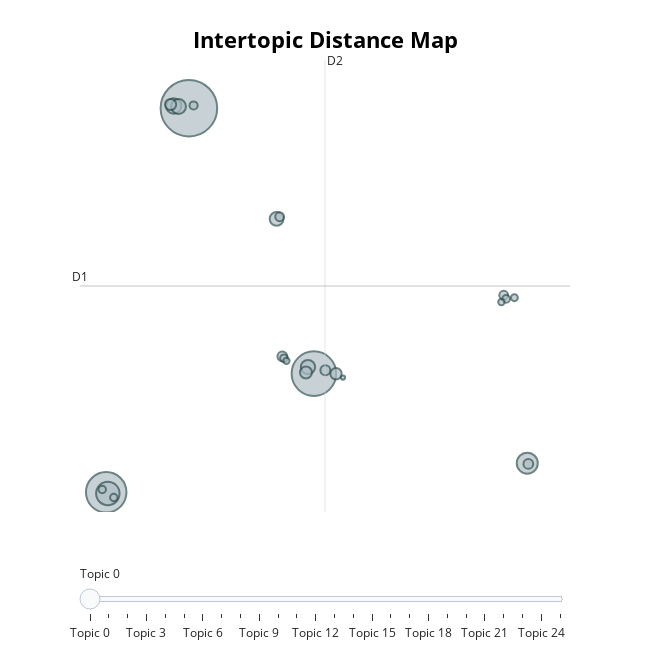

Notebook cell for this chart:
### Code cell
topic_model_content.visualize_topics()

### Figure 1 — Plotly figure (JSON) as saved in the notebook; plotly's stock layout.template omitted (floating-point values rounded to 4 significant figures)
{"data": [{"customdata": [[0, "Tech Stocks Analysis and Market Trends", 871], [1, "Market News and Earnings Highlights", 541], [2, "NVIDIA's Growth Prospects and Financial Performance", 446], [3, "NVIDIA stock trading performance on NASDAQ exchange", 149], [4, "Emerging Trends in Self-Driving Vehicle Technology", 120], [5, "Economic Analysis and Market Trends Summary", 64], [6, "U.S. stock market performance and trends analysis", 60], [7, "Earnings Growth Trends and Estimates Analysis by Zacks", 56], [8, "U.S.-China Trade Tensions, Huawei Blacklisting, Semiconductor Companies, Tariffs, Market Impact", 52], [9, "Facebook's initiatives for user safety and growth, developments in the social media landscape", 39], [10, "AMD's Radeon GPUs Revolutionizing the Gaming and Datacenter Markets", 35], [11, "Bitcoin and Ethereum in the Digital Currency Market", 34], [12, "Technology Earnings Highlights and Emerging Trends in Gaming Industry", 27], [13, "The Growing Influence of Artificial Intelligence in Robotics and Technology", 26], [14, "Pure Storage Inc - Recent Earnings and Growth Outlook", 26], [15, "Cadence Design Systems Quarterly Financial Performance and Outlook", 21], [16, "Qualcomm fined by European Commission for antitrust practices and abuse of market power", 21], [17, "Tesla's Innovation and Future Prospects", 18], [18, "Financial Offerings and Cash Positions of Pure Storage Inc and Texas Instruments Incorporated", 16], [19, "NetApp Inc fiscal quarter performance and cloud solutions", 16], [20, "SoftBank's Vision Fund and Investment Strategies", 15], [21, "Impact of Coronavirus Outbreak on Global Companies and Economy", 15], [22, "Amazon's Expansion and Technology Influence", 13], [23, "Google vs Oracle fair use case and Alphabet's efforts to combat piracy, Microsoft Worldwide Partner Conference highlights, Facebook's potential partnership with ESPN and others, Intel's strategic board addition, Seagate's preliminary results and job cuts.", 11], [24, "Dividend Growth Stocks for Secure Retirement", 11], [25, "Marvell Technology Group's Strong Performance in SSD and Ethernet Markets", 5]], "hovertemplate": "<b>Topic %{customdata[0]}</b><br>%{customdata[1]}<br>Size: %{customdata[2]}", "legendgroup": "", "marker": {"color": "#B0BEC5", "size": [871, 541, 446, 149, 120, 64, 60, 56, 52, 39, 35, 34, 27, 26, 26, 21, 21, 18, 16, 16, 15, 15, 13, 11, 11, 5], "sizemode": "area", "sizeref": 0.5444, "symbol": "circle", "line": {"color": "DarkSlateGrey", "width": 2}}, "mode": "markers", "name": "", "orientation": "v", "showlegend": false, "x": [-2.889, 2.971, -6.766, -6.69, 12.97, -3.603, -3.375, 2.693, 1.222, 2.599, 4.007, -3.747, 3.508, 13.02, 1.49, 11.87, 1.365, -2.669, 1.568, 11.98, -6.411, -6.952, 12.37, 11.76, 1.684, 4.334], "xaxis": "x", "y": [19.77, 1.845, -6.168, -6.246, -4.204, 19.92, 19.88, 2.287, 12.3, 1.924, 1.835, 20.02, 2.075, -4.254, 3.011, 7.139, 12.44, 19.95, 2.884, 6.887, -6.521, -5.981, 6.972, 6.675, 2.706, 1.575], "yaxis": "y", "type": "scatter"}], "layout": {"xaxis": {"anchor": "y", "domain": [0.0, 1.0], "title": {"text": ""}, "visible": false, "range": [-7.995, 14.98]}, "yaxis": {"anchor": "x", "domain": [0.0, 1.0], "title": {"text": ""}, "visible": false, "range": [-7.499, 23.02]}, "legend": {"tracegroupgap": 0, "itemsizing": "constant"}, "margin": {"t": 60}, "title": {"font": {"size": 22, "color": "Black"}, "text": "<b>Intertopic Distance Map</b>", "y": 0.95, "x": 0.5, "xanchor": "center", "yanchor": "top"}, "hoverlabel": {"font": {"size": 16, "family": "Rockwell"}, "bgcolor": "white"}, "width": 650, "height": 650, "sliders": [{"active": 0, "pad": {"t": 50}, "steps": [{"args": [{"marker.color": [["red", "#B0BEC5", "#B0BEC5", "#B0BEC5", "#B0BEC5", "#B0BEC5", "#B0BEC5", "#B0BEC5", "#B0BEC5", "#B0BEC5", "#B0BEC5", "#B0BEC5", "#B0BEC5", "#B0BEC5", "#B0BEC5", "#B0BEC5", "#B0BEC5", "#B0BEC5", "#B0BEC5", "#B0BEC5", "#B0BEC5", "#B0BEC5", "#B0BEC5", "#B0BEC5", "#B0BEC5", "#B0BEC5"]]}], "label": "Topic 0", "method": "update"}, {"args": [{"marker.color": [["#B0BEC5", "red", "#B0BEC5", "#B0BEC5", "#B0BEC5", "#B0BEC5", "#B0BEC5", "#B0BEC5", "#B0BEC5", "#B0BEC5", "#B0BEC5", "#B0BEC5", "#B0BEC5", "#B0BEC5", "#B0BEC5", "#B0BEC5", "#B0BEC5", "#B0BEC5", "#B0BEC5", "#B0BEC5", "#B0BEC5", "#B0BEC5", "#B0BEC5", "#B0BEC5", "#B0BEC5", "#B0BEC5"]]}], "label": "Topic 1", "method": "update"}, {"args": [{"marker.color": [["#B0BEC5", "#B0BEC5", "red", "#B0BEC5", "#B0BEC5", "#B0BEC5", "#B0BEC5", "#B0BEC5", "#B0BEC5", "#B0BEC5", "#B0BEC5", "#B0BEC5", "#B0BEC5", "#B0BEC5", "#B0BEC5", "#B0BEC5", "#B0BEC5", "#B0BEC5", "#B0BEC5", "#B0BEC5", "#B0BEC5", "#B0BEC5", "#B0BEC5", "#B0BEC5", "#B0BEC5", "#B0BEC5"]]}], "label": "Topic 2", "method": "update"}, {"args": [{"marker.color": [["#B0BEC5", "#B0BEC5", "#B0BEC5", "red", "#B0BEC5", "#B0BEC5", "#B0BEC5", "#B0BEC5", "#B0BEC5", "#B0BEC5", "#B0BEC5", "#B0BEC5", "#B0BEC5", "#B0BEC5", "#B0BEC5", "#B0BEC5", "#B0BEC5", "#B0BEC5", "#B0BEC5", "#B0BEC5", "#B0BEC5", "#B0BEC5", "#B0BEC5", "#B0BEC5", "#B0BEC5", "#B0BEC5"]]}], "label": "Topic 3", "method": "update"}, {"args": [{"marker.color": [["#B0BEC5", "#B0BEC5", "#B0BEC5", "#B0BEC5", "red", "#B0BEC5", "#B0BEC5", "#B0BEC5", "#B0BEC5", "#B0BEC5", "#B0BEC5", "#B0BEC5", "#B0BEC5", "#B0BEC5", "#B0BEC5", "#B0BEC5", "#B0BEC5", "#B0BEC5", "#B0BEC5", "#B0BEC5", "#B0BEC5", "#B0BEC5", "#B0BEC5", "#B0BEC5", "#B0BEC5", "#B0BEC5"]]}], "label": "Topic 4", "method": "update"}, {"args": [{"marker.color": [["#B0BEC5", "#B0BEC5", "#B0BEC5", "#B0BEC5", "#B0BEC5", "red", "#B0BEC5", "#B0BEC5", "#B0BEC5", "#B0BEC5", "#B0BEC5", "#B0BEC5", "#B0BEC5", "#B0BEC5", "#B0BEC5", "#B0BEC5", "#B0BEC5", "#B0BEC5", "#B0BEC5", "#B0BEC5", "#B0BEC5", "#B0BEC5", "#B0BEC5", "#B0BEC5", "#B0BEC5", "#B0BEC5"]]}], "label": "Topic 5", "method": "update"}, {"args": [{"marker.color": [["#B0BEC5", "#B0BEC5", "#B0BEC5", "#B0BEC5", "#B0BEC5", "#B0BEC5", "red", "#B0BEC5", "#B0BEC5", "#B0BEC5", "#B0BEC5", "#B0BEC5", "#B0BEC5", "#B0BEC5", "#B0BEC5", "#B0BEC5", "#B0BEC5", "#B0BEC5", "#B0BEC5", "#B0BEC5", "#B0BEC5", "#B0BEC5", "#B0BEC5", "#B0BEC5", "#B0BEC5", "#B0BEC5"]]}], "label": "Topic 6", "method": "update"}, {"args": [{"marker.color": [["#B0BEC5", "#B0BEC5", "#B0BEC5", "#B0BEC5", "#B0BEC5", "#B0BEC5", "#B0BEC5", "red", "#B0BEC5", "#B0BEC5", "#B0BEC5", "#B0BEC5", "#B0BEC5", "#B0BEC5", "#B0BEC5", "#B0BEC5", "#B0BEC5", "#B0BEC5", "#B0BEC5", "#B0BEC5", "#B0BEC5", "#B0BEC5", "#B0BEC5", "#B0BEC5", "#B0BEC5", "#B0BEC5"]]}], "label": "Topic 7", "method": "update"}, {"args": [{"marker.color": [["#B0BEC5", "#B0BEC5", "#B0BEC5", "#B0BEC5", "#B0BEC5", "#B0BEC5", "#B0BEC5", "#B0BEC5", "red", "#B0BEC5", "#B0BEC5", "#B0BEC5", "#B0BEC5", "#B0BEC5", "#B0BEC5", "#B0BEC5", "#B0BEC5", "#B0BEC5", "#B0BEC5", "#B0BEC5", "#B0BEC5", "#B0BEC5", "#B0BEC5", "#B0BEC5", "#B0BEC5", "#B0BEC5"]]}], "label": "Topic 8", "method": "update"}, {"args": [{"marker.color": [["#B0BEC5", "#B0BEC5", "#B0BEC5", "#B0BEC5", "#B0BEC5", "#B0BEC5", "#B0BEC5", "#B0BEC5", "#B0BEC5", "red", "#B0BEC5", "#B0BEC5", "#B0BEC5", "#B0BEC5", "#B0BEC5", "#B0BEC5", "#B0BEC5", "#B0BEC5", "#B0BEC5", "#B0BEC5", "#B0BEC5", "#B0BEC5", "#B0BEC5", "#B0BEC5", "#B0BEC5", "#B0BEC5"]]}], "label": "Topic 9", "method": "update"}, {"args": [{"marker.color": [["#B0BEC5", "#B0BEC5", "#B0BEC5", "#B0BEC5", "#B0BEC5", "#B0BEC5", "#B0BEC5", "#B0BEC5", "#B0BEC5", "#B0BEC5", "red", "#B0BEC5", "#B0BEC5", "#B0BEC5", "#B0BEC5", "#B0BEC5", "#B0BEC5", "#B0BEC5", "#B0BEC5", "#B0BEC5", "#B0BEC5", "#B0BEC5", "#B0BEC5", "#B0BEC5", "#B0BEC5", "#B0BEC5"]]}], "label": "Topic 10", "method": "update"}, {"args": [{"marker.color": [["#B0BEC5", "#B0BEC5", "#B0BEC5", "#B0BEC5", "#B0BEC5", "#B0BEC5", "#B0BEC5", "#B0BEC5", "#B0BEC5", "#B0BEC5", "#B0BEC5", "red", "#B0BEC5", "#B0BEC5", "#B0BEC5", "#B0BEC5", "#B0BEC5", "#B0BEC5", "#B0BEC5", "#B0BEC5", "#B0BEC5", "#B0BEC5", "#B0BEC5", "#B0BEC5", "#B0BEC5", "#B0BEC5"]]}], "label": "Topic 11", "method": "update"}, {"args": [{"marker.color": [["#B0BEC5", "#B0BEC5", "#B0BEC5", "#B0BEC5", "#B0BEC5", "#B0BEC5", "#B0BEC5", "#B0BEC5", "#B0BEC5", "#B0BEC5", "#B0BEC5", "#B0BEC5", "red", "#B0BEC5", "#B0BEC5", "#B0BEC5", "#B0BEC5", "#B0BEC5", "#B0BEC5", "#B0BEC5", "#B0BEC5", "#B0BEC5", "#B0BEC5", "#B0BEC5", "#B0BEC5", "#B0BEC5"]]}], "label": "Topic 12", "method": "update"}, {"args": [{"marker.color": [["#B0BEC5", "#B0BEC5", "#B0BEC5", "#B0BEC5", "#B0BEC5", "#B0BEC5", "#B0BEC5", "#B0BEC5", "#B0BEC5", "#B0BEC5", "#B0BEC5", "#B0BEC5", "#B0BEC5", "red", "#B0BEC5", "#B0BEC5", "#B0BEC5", "#B0BEC5", "#B0BEC5", "#B0BEC5", "#B0BEC5", "#B0BEC5", "#B0BEC5", "#B0BEC5", "#B0BEC5", "#B0BEC5"]]}], "label": "Topic 13", "method": "update"}, {"args": [{"marker.color": [["#B0BEC5", "#B0BEC5", "#B0BEC5", "#B0BEC5", "#B0BEC5", "#B0BEC5", "#B0BEC5", "#B0BEC5", "#B0BEC5", "#B0BEC5", "#B0BEC5", "#B0BEC5", "#B0BEC5", "#B0BEC5", "red", "#B0BEC5", "#B0BEC5", "#B0BEC5", "#B0BEC5", "#B0BEC5", "#B0BEC5", "#B0BEC5", "#B0BEC5", "#B0BEC5", "#B0BEC5", "#B0BEC5"]]}], "label": "Topic 14", "method": "update"}, {"args": [{"marker.color": [["#B0BEC5", "#B0BEC5", "#B0BEC5", "#B0BEC5", "#B0BEC5", "#B0BEC5", "#B0BEC5", "#B0BEC5", "#B0BEC5", "#B0BEC5", "#B0BEC5", "#B0BEC5", "#B0BEC5", "#B0BEC5", "#B0BEC5", "red", "#B0BEC5", "#B0BEC5", "#B0BEC5", "#B0BEC5", "#B0BEC5", "#B0BEC5", "#B0BEC5", "#B0BEC5", "#B0BEC5", "#B0BEC5"]]}], "label": "Topic 15", "method": "update"}, {"args": [{"marker.color": [["#B0BEC5", "#B0BEC5", "#B0BEC5", "#B0BEC5", "#B0BEC5", "#B0BEC5", "#B0BEC5", "#B0BEC5", "#B0BEC5", "#B0BEC5", "#B0BEC5", "#B0BEC5", "#B0BEC5", "#B0BEC5", "#B0BEC5", "#B0BEC5", "red", "#B0BEC5", "#B0BEC5", "#B0BEC5", "#B0BEC5", "#B0BEC5", "#B0BEC5", "#B0BEC5", "#B0BEC5", "#B0BEC5"]]}], "label": "Topic 16", "method": "update"}, {"args": [{"marker.color": [["#B0BEC5", "#B0BEC5", "#B0BEC5", "#B0BEC5", "#B0BEC5", "#B0BEC5", "#B0BEC5", "#B0BEC5", "#B0BEC5", "#B0BEC5", "#B0BEC5", "#B0BEC5", "#B0BEC5", "#B0BEC5", "#B0BEC5", "#B0BEC5", "#B0BEC5", "red", "#B0BEC5", "#B0BEC5", "#B0BEC5", "#B0BEC5", "#B0BEC5", "#B0BEC5", "#B0BEC5", "#B0BEC5"]]}], "label": "Topic 17", "method": "update"}, {"args": [{"marker.color": [["#B0BEC5", "#B0BEC5", "#B0BEC5", "#B0BEC5", "#B0BEC5", "#B0BEC5", "#B0BEC5", "#B0BEC5", "#B0BEC5", "#B0BEC5", "#B0BEC5", "#B0BEC5", "#B0BEC5", "#B0BEC5", "#B0BEC5", "#B0BEC5", "#B0BEC5", "#B0BEC5", "red", "#B0BEC5", "#B0BEC5", "#B0BEC5", "#B0BEC5", "#B0BEC5", "#B0BEC5", "#B0BEC5"]]}], "label": "Topic 18", "method": "update"}, {"args": [{"marker.color": [["#B0BEC5", "#B0BEC5", "#B0BEC5", "#B0BEC5", "#B0BEC5", "#B0BEC5", "#B0BEC5", "#B0BEC5", "#B0BEC5", "#B0BEC5", "#B0BEC5", "#B0BEC5", "#B0BEC5", "#B0BEC5", "#B0BEC5", "#B0BEC5", "#B0BEC5", "#B0BEC5", "#B0BEC5", "red", "#B0BEC5", "#B0BEC5", "#B0BEC5", "#B0BEC5", "#B0BEC5", "#B0BEC5"]]}], "label": "Topic 19", "method": "update"}, {"args": [{"marker.color": [["#B0BEC5", "#B0BEC5", "#B0BEC5", "#B0BEC5", "#B0BEC5", "#B0BEC5", "#B0BEC5", "#B0BEC5", "#B0BEC5", "#B0BEC5", "#B0BEC5", "#B0BEC5", "#B0BEC5", "#B0BEC5", "#B0BEC5", "#B0BEC5", "#B0BEC5", "#B0BEC5", "#B0BEC5", "#B0BEC5", "red", "#B0BEC5", "#B0BEC5", "#B0BEC5", "#B0BEC5", "#B0BEC5"]]}], "label": "Topic 20", "method": "update"}, {"args": [{"marker.color": [["#B0BEC5", "#B0BEC5", "#B0BEC5", "#B0BEC5", "#B0BEC5", "#B0BEC5", "#B0BEC5", "#B0BEC5", "#B0BEC5", "#B0BEC5", "#B0BEC5", "#B0BEC5", "#B0BEC5", "#B0BEC5", "#B0BEC5", "#B0BEC5", "#B0BEC5", "#B0BEC5", "#B0BEC5", "#B0BEC5", "#B0BEC5", "red", "#B0BEC5", "#B0BEC5", "#B0BEC5", "#B0BEC5"]]}], "label": "Topic 21", "method": "update"}, {"args": [{"marker.color": [["#B0BEC5", "#B0BEC5", "#B0BEC5", "#B0BEC5", "#B0BEC5", "#B0BEC5", "#B0BEC5", "#B0BEC5", "#B0BEC5", "#B0BEC5", "#B0BEC5", "#B0BEC5", "#B0BEC5", "#B0BEC5", "#B0BEC5", "#B0BEC5", "#B0BEC5", "#B0BEC5", "#B0BEC5", "#B0BEC5", "#B0BEC5", "#B0BEC5", "red", "#B0BEC5", "#B0BEC5", "#B0BEC5"]]}], "label": "Topic 22", "method": "update"}, {"args": [{"marker.color": [["#B0BEC5", "#B0BEC5", "#B0BEC5", "#B0BEC5", "#B0BEC5", "#B0BEC5", "#B0BEC5", "#B0BEC5", "#B0BEC5", "#B0BEC5", "#B0BEC5", "#B0BEC5", "#B0BEC5", "#B0BEC5", "#B0BEC5", "#B0BEC5", "#B0BEC5", "#B0BEC5", "#B0BEC5", "#B0BEC5", "#B0BEC5", "#B0BEC5", "#B0BEC5", "red", "#B0BEC5", "#B0BEC5"]]}], "label": "Topic 23", "method": "update"}, {"args": [{"marker.color": [["#B0BEC5", "#B0BEC5", "#B0BEC5", "#B0BEC5", "#B0BEC5", "#B0BEC5", "#B0BEC5", "#B0BEC5", "#B0BEC5", "#B0BEC5", "#B0BEC5", "#B0BEC5", "#B0BEC5", "#B0BEC5", "#B0BEC5", "#B0BEC5", "#B0BEC5", "#B0BEC5", "#B0BEC5", "#B0BEC5", "#B0BEC5", "#B0BEC5", "#B0BEC5", "#B0BEC5", "red", "#B0BEC5"]]}], "label": "Topic 24", "method": "update"}, {"args": [{"marker.color": [["#B0BEC5", "#B0BEC5", "#B0BEC5", "#B0BEC5", "#B0BEC5", "#B0BEC5", "#B0BEC5", "#B0BEC5", "#B0BEC5", "#B0BEC5", "#B0BEC5", "#B0BEC5", "#B0BEC5", "#B0BEC5", "#B0BEC5", "#B0BEC5", "#B0BEC5", "#B0BEC5", "#B0BEC5", "#B0BEC5", "#B0BEC5", "#B0BEC5", "#B0BEC5", "#B0BEC5", "#B0BEC5", "red"]]}], "label": "Topic 25", "method": "update"}]}], "shapes": [{"line": {"color": "#CFD8DC", "width": 2}, "type": "line", "x0": 3.491, "x1": 3.491, "y0": -7.499, "y1": 23.02}, {"line": {"color": "#9E9E9E", "width": 2}, "type": "line", "x0": -7.995, "x1": 14.98, "y0": 7.761, "y1": 7.761}], "annotations": [{"showarrow": false, "text": "D1", "x": -7.995, "y": 7.761, "yshift": 10}, {"showarrow": false, "text": "D2", "x": 3.491, "xshift": 10, "y": 23.02}]}}
